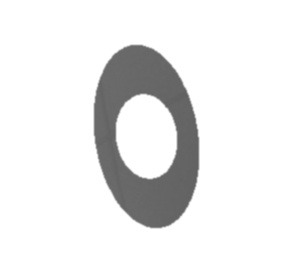
#> input picture image.jpg, 292 x 272 px
$ python Pre_img.py
#> lines starting #> are read from the running program, lines starting #| are printed output that depends on the picture; after the words box and inside, x2 and y2 are one past the last pixel; in counts of white or black regions, pixels touching at a corner belong together
from PIL import Image, ImageEnhance, ImageFilter
import numpy as np

class ImageProcessor:
    def __init__(self, input_img):
#> called with input_img = 'image.jpg'
        self.image = Image.open(input_img)
#> self.image is the input picture: PIL image 292x272 L; min 93, max 255, mean 234.1
        self.image = self.image.convert("RGB")  # Đảm bảo ảnh ở chế độ RGB
#> self.image: PIL image 292x272 RGB

    def apply_gaussian_blur(self, radius=1):
#> called with radius = 1
        self.image = self.image.filter(ImageFilter.GaussianBlur(radius))

    def enhance_brightness(self, factor=1.5):
#> called with factor = 1.5
        enhancer = ImageEnhance.Brightness(self.image)
        self.image = enhancer.enhance(factor)
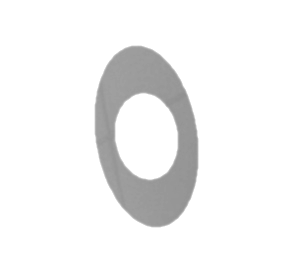
#> self.image: PIL image 292x272 RGB; min 144, max 255, mean 242.1

    def enhance_contrast(self, factor=2):
#> called with factor = 2
        enhancer = ImageEnhance.Contrast(self.image)
        self.image = enhancer.enhance(factor)
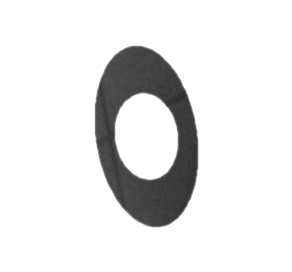
#> self.image: PIL image 292x272 RGB; min 46, max 255, mean 230.9

    def enhance_sharpness(self, factor=3):
#> called with factor = 3
        enhancer = ImageEnhance.Sharpness(self.image)
        self.image = enhancer.enhance(factor)

    def enhance_edges(self):
        self.image = self.image.filter(ImageFilter.EDGE_ENHANCE)
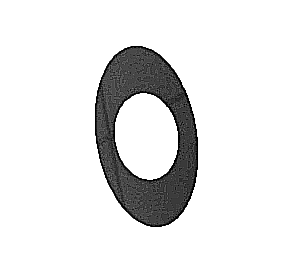
#> self.image: PIL image 292x272 RGB; min 0, max 255, mean 229.6

    def apply_contour(self):
        self.image = self.image.filter(ImageFilter.CONTOUR)
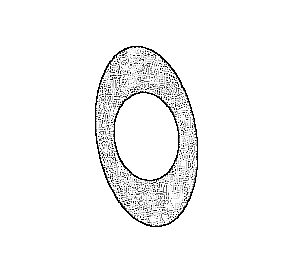
#> self.image: PIL image 292x272 RGB; min 0, max 255, mean 245.9

    def convert_to_grayscale(self):
        self.image = self.image.convert("L")
#> self.image: PIL image 292x272 L

    def apply_threshold(self, threshold=50):
#> called with threshold = 50
        self.image = self.image.point(lambda p: 255 if p > threshold else 0)
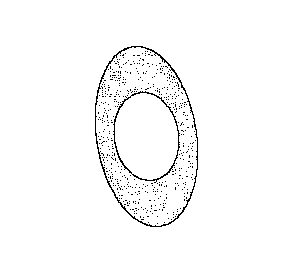
#> self.image: PIL image 292x272 L; 97.8% white; black in thin lines or dots, all inside (x1, y1, x2, y2) = (95, 46, 198, 227)

    def enhance_color(self, factor=3):
        enhancer = ImageEnhance.Color(self.image)
        self.image = enhancer.enhance(factor)

    def select_region(self, x1, y1, x2, y2):
#> called with x1 = 50, y1 = 50, x2 = 100, y2 = 100
        img_array = np.array(self.image)
        selected_region = img_array[y1:y2, x1:x2]
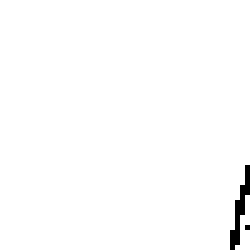
#> selected_region: shape (50, 50) (shown 5 times larger); 99% white; black in thin lines or dots, all inside (x1, y1, x2, y2) = (46, 33, 50, 50)
        return selected_region

    def calculate_mean_color(self, region):
        return np.mean(region, axis=(0, 1)).astype(int)

    def apply_color_mask(self, mean_color, threshold=20):
        img_array = np.array(self.image)
        mask = np.all(np.abs(img_array - mean_color) <= threshold, axis=-1)
        output_array = np.zeros_like(img_array)
        output_array[mask] = [255, 0, 0]
        self.image = Image.fromarray(output_array)

    def show_image(self):
        self.image.show()

    def save_image(self, output_path):
        self.image.save(output_path)


# Sử dụng class ImageProcessor
if __name__ == "__main__":
    processor = ImageProcessor("image.jpg")

    # Áp dụng các bước xử lý ảnh
    processor.apply_gaussian_blur(1)
    processor.enhance_brightness(1.5)
    processor.enhance_contrast(2)
    processor.enhance_sharpness(3)
    processor.enhance_edges()
    processor.apply_contour()
    processor.convert_to_grayscale()
    processor.apply_threshold(50)
    processor.enhance_color(3)

    # Xử lý vùng ảnh và đổi màu
    selected_region = processor.select_region(50, 50, 100, 100)
    mean_color = processor.calculate_mean_color(selected_region)
#> mean_color = 252
    processor.apply_color_mask(mean_color, threshold=20)
#> (the run stopped early here; a loop or call above may not have finished)

$ run again, with A4_chessboard.jpg copied over image.jpg
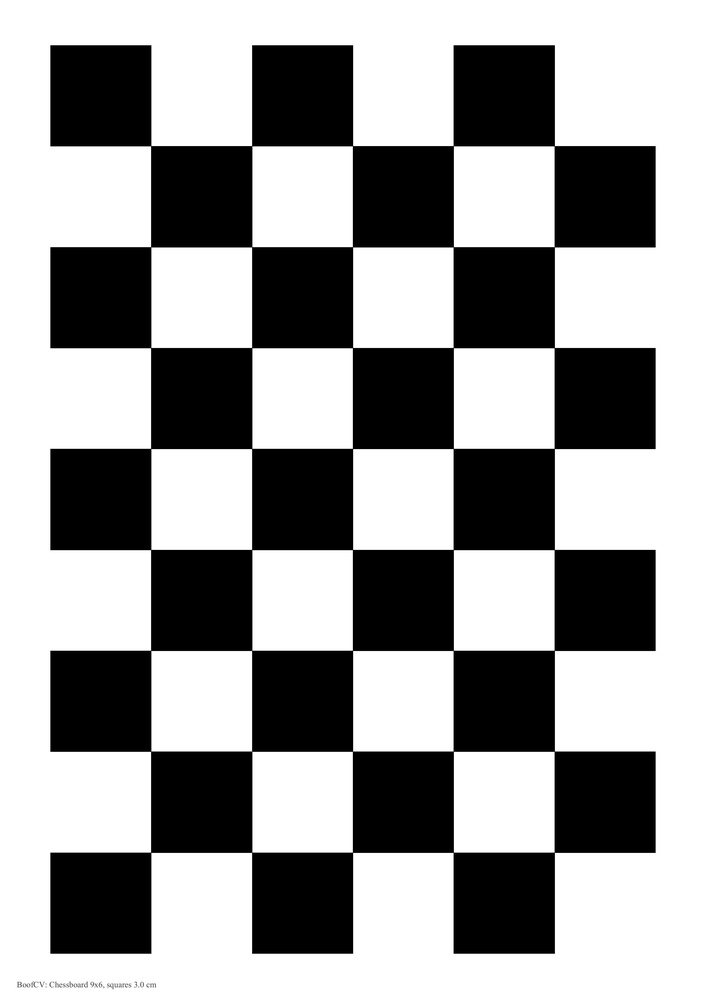
#> input picture A4_chessboard.jpg, 706 x 999 px, shrunk from 2481 x 3508 before the run
#> in __init__, self.image is the input picture: PIL image 706x999 RGB; min 0, max 255, mean 155.1
#> in apply_contour, `self.image = self.image.filter(ImageFilter.CONTOUR)`:
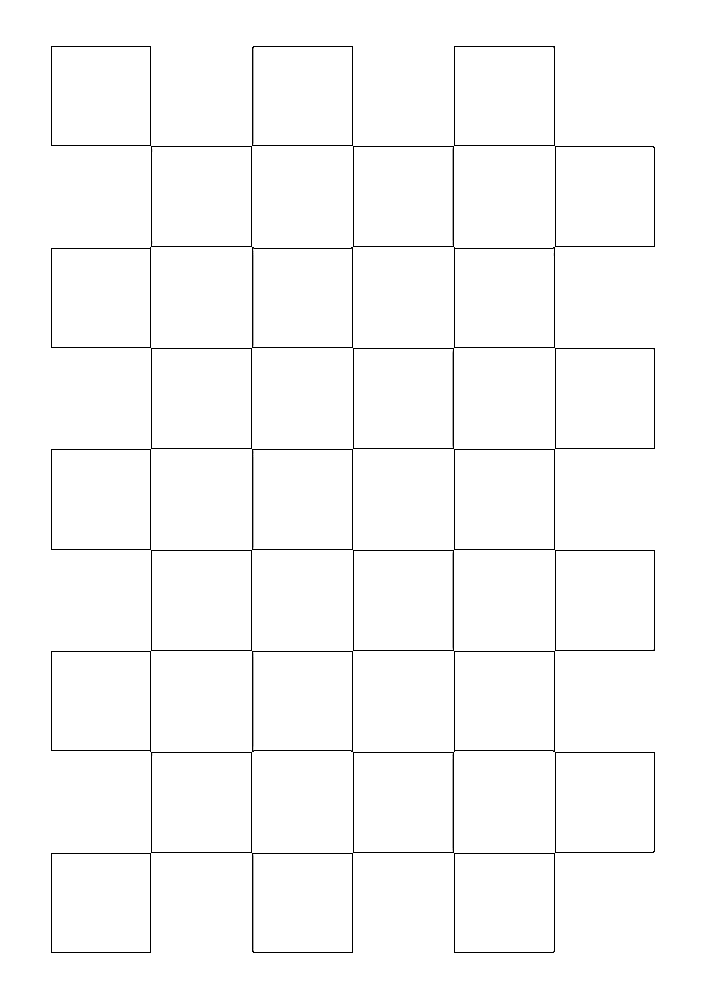
#> self.image: PIL image 706x999 RGB; min 0, max 255, mean 251
#> in select_region, `selected_region = img_array[y1:y2, x1:x2]`:
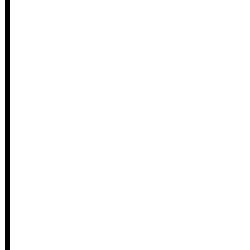
#> selected_region: shape (50, 50) (shown 5 times larger); 98% white; black in thin lines or dots, all inside (x1, y1, x2, y2) = (1, 0, 2, 50)
#> mean_color = 249
